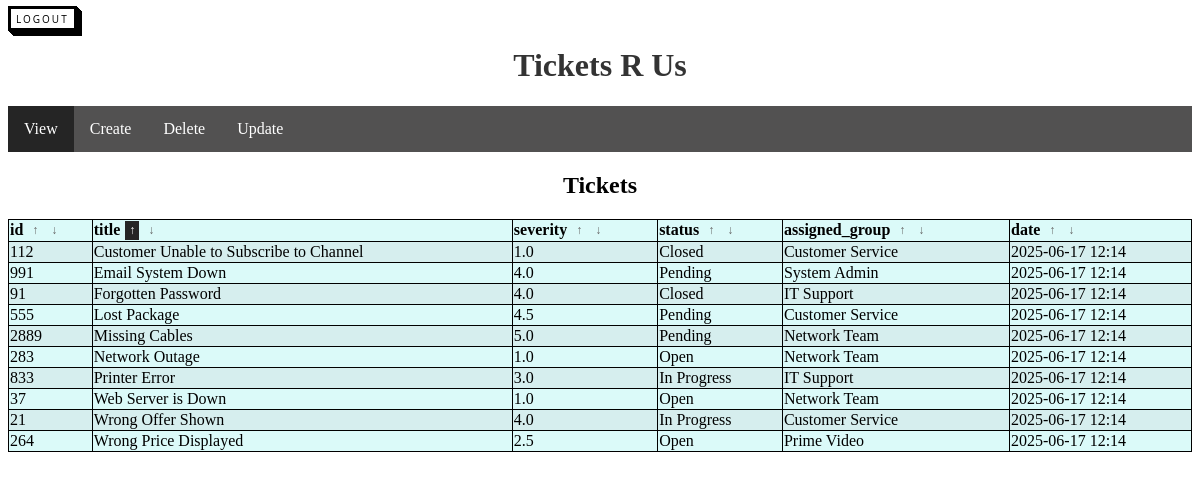
/tickets/main?sort=title&order=asc (signed in), run on the app's committed database.
### models.py (models this page shows)
class Tickets(db.Model):
    id = db.Column(db.Integer, primary_key=True, autoincrement=False)
    title = db.Column(db.String(256), nullable=False)
    severity = db.Column(db.Float, nullable=False)
    status = db.Column(db.String(50), nullable=False)
    assigned_group = db.Column(db.String(100), nullable=False)
    date = db.Column(db.DateTime(timezone=True))

### blueprints/tickets/routes.py (the view)
@tickets_blueprint.route('/main')
@login_required
def main():
    sort_by = request.args.get('sort', 'id')
    order = request.args.get('order', 'asc')
    if order == 'asc':
        tickets = Tickets.query.order_by(getattr(Tickets, sort_by).asc()).all()
    else:
        tickets = Tickets.query.order_by(getattr(Tickets, sort_by).desc()).all()
    columns = Tickets.__table__.columns.keys()
    return render_template('main.html',
                           tickets=tickets,
                           columns=columns,
                           selected_ticket=None,
                           active_tab='view',
                           sort_by=sort_by,
                           order=order)

### __init__.py (called while the page is built)
def create_app(test_config=None):
    app = Flask(__name__)
    if test_config is None:
        app.config.from_object(Config)
    else:
        app.config.update(test_config)
    db.init_app(app)
    login_manager.login_view = 'auth.login'
    login_manager.login_message_category = 'failure'
    login_manager.init_app(app)
    from blueprints.auth.routes import auth_blueprint
    from blueprints.tickets.routes import tickets_blueprint
    from blueprints.main.routes import main_blueprint
    app.register_blueprint(auth_blueprint, url_prefix='/auth')
    app.register_blueprint(tickets_blueprint, url_prefix='/tickets')
    app.register_blueprint(main_blueprint)
    @login_manager.user_loader
    def load_user(id):
        return User.query.get(int(id))
    if test_config and test_config.get('TESTING'):
        with app.app_context():
            db.create_all()
    return app

### templates/main.html (shortened to what this page needs)
<!DOCTYPE html>
<html>
<head>
    <link rel="stylesheet" href="{{ url_for('static', filename='css/style.css') }}">
</head>
<body>
    <a href="{{ url_for('auth.logout') }}" class="button-back">Logout</a>
    <h1>Tickets R Us</h1>
    <ul>
        <li><a href="#view" onclick="setActive(this)" class="tab-link active" data-tab="view">View</a></li>
        <li><a href="#create" onclick="setActive(this)" class="tab-link" data-tab="create">Create</a></li>
        <li><a href="#delete" onclick="setActive(this)" class="tab-link" data-tab="delete">Delete</a></li>
        <li><a href="#update" onclick="setActive(this)" class="tab-link" data-tab="update">Update</a></li>
    </ul>
    <div id="view" class="tab">
        <h2>Tickets</h2>
        <table align="center" style="width:100%">
            <tr>
                {% for column in columns %}
                <th>
                    <div class="sort-header">
                        {{ column }}
                        <a href="{{ url_for('tickets.main', sort=column, order='asc') }}"
                            class="sort-link {% if sort_by==column and order=='asc' %}active{% endif %}">↑</a>
                        <a href="{{ url_for('tickets.main', sort=column, order='desc') }}"
                            class="sort-link {% if sort_by==column and order=='desc' %}active{% endif %}">↓</a>
                    </div>
                </th>
                {% endfor %}
            </tr>
            {% for ticket in tickets %}
            <tr>
                <td>{{ ticket.id }}</td>
                <td>{{ ticket.title }}</td>
                <td>{{ ticket.severity }}</td>
                <td>{{ ticket.status }}</td>
                <td>{{ ticket.assigned_group }}</td>
                <td>{{ ticket.date.strftime('%Y-%m-%d %H:%M') }}</td>
            </tr>
            {% endfor %}
        </table>
    </div>
</body>
</html>

### static/css/style.css (style rules this page uses)
h1 { color: #333; text-align: center; }
h2 { text-align: center; }
.button-back { font-family: "Open Sans", sans-serif; font-size: 10px; letter-spacing: 2px; text-decoration: none; text-transform: uppercase; color: #000; cursor: pointer; border: 3px solid; padding: 0.25em 0.5em; box-shadow: 1px 1px 0px 0px, 2px 2px 0px 0px, 3px 3px 0px 0px, 4px 4px 0px 0px, 5px 5px 0px 0px; position: relative; user-select: none; -webkit-user-select: none; touch-action: manipulation; }
ul { list-style-type: none; margin: 0; padding: 0; overflow: hidden; background-color: #525151; }
li { float: left; }
li a { display: block; color: white; text-align: center; padding: 14px 16px; text-decoration: none; }
.active { background-color: #252525; }
tr:nth-child(even) { background-color: #d6eeee; }
tr:nth-child(odd) { background-color: #dbfaf9; }
table, th, td { border: 1px solid black; border-collapse: collapse; }
.sort-header { display: flex; align-items: center; gap: 5px; }
.sort-link { text-decoration: none; color: #666; font-size: 12px; padding: 2px 4px; }
.sort-link.active { font-weight: bold; color: #ffffff; }

### data on the page
Tickets: id "112", title "Customer Unable to Subscribe to Channel", severity "1.0", status "Closed", assigned_group "Customer Service", date "2025-06-17 12:14"
Tickets: id "991", title "Email System Down", severity "4.0", status "Pending", assigned_group "System Admin", date "2025-06-17 12:14"
Tickets: id "91", title "Forgotten Password", severity "4.0", status "Closed", assigned_group "IT Support", date "2025-06-17 12:14"
Tickets: id "555", title "Lost Package", severity "4.5", status "Pending", assigned_group "Customer Service", date "2025-06-17 12:14"
Tickets: id "2889", title "Missing Cables", severity "5.0", status "Pending", assigned_group "Network Team", date "2025-06-17 12:14"
Tickets: id "283", title "Network Outage", severity "1.0", status "Open", assigned_group "Network Team", date "2025-06-17 12:14"
Tickets: id "833", title "Printer Error", severity "3.0", status "In Progress", assigned_group "IT Support", date "2025-06-17 12:14"
Tickets: id "37", title "Web Server is Down", severity "1.0", status "Open", assigned_group "Network Team", date "2025-06-17 12:14"
Tickets: id "21", title "Wrong Offer Shown", severity "4.0", status "In Progress", assigned_group "Customer Service", date "2025-06-17 12:14"
Tickets: id "264", title "Wrong Price Displayed", severity "2.5", status "Open", assigned_group "Prime Video", date "2025-06-17 12:14"

### other printed values
{{ column }} "id" "title" "severity" "status" "assigned_group" "date"
